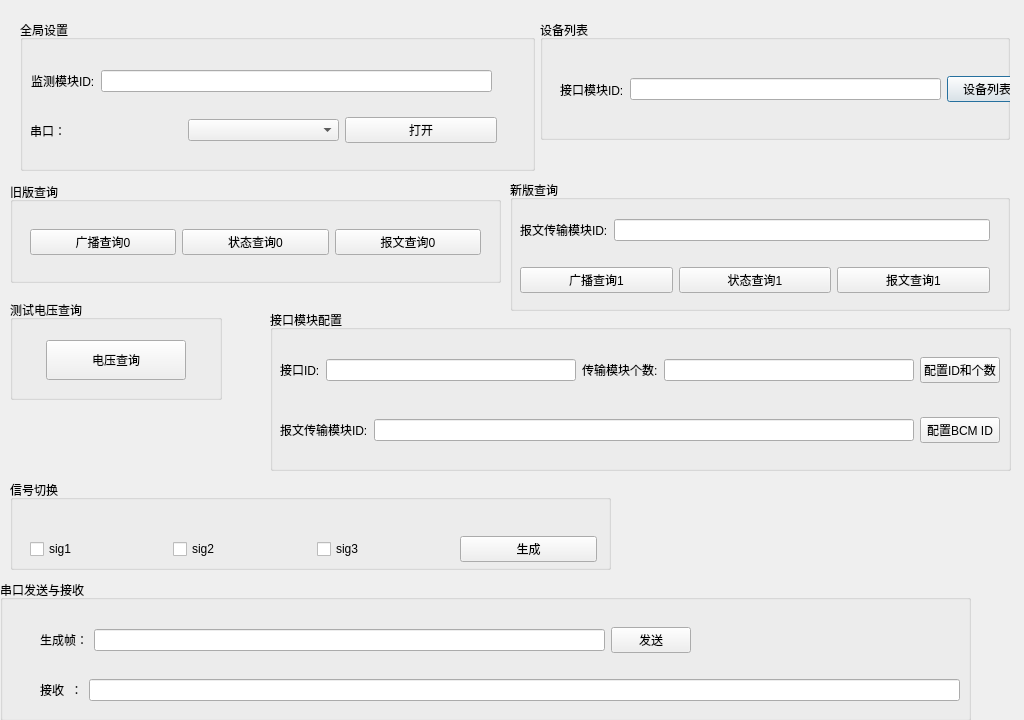
<?xml version="1.0" encoding="UTF-8"?>
<ui version="4.0">
 <class>EspTester</class>
 <widget class="QDialog" name="EspTester">
  <property name="geometry">
   <rect>
    <x>0</x>
    <y>0</y>
    <width>1024</width>
    <height>720</height>
   </rect>
  </property>
  <property name="windowTitle">
   <string>Dialog</string>
  </property>
  <widget class="QGroupBox" name="groupBox">
   <property name="geometry">
    <rect>
     <x>540</x>
     <y>20</y>
     <width>470</width>
     <height>120</height>
    </rect>
   </property>
   <property name="title">
    <string>设备列表</string>
   </property>
   <widget class="QWidget" name="">
    <property name="geometry">
     <rect>
      <x>20</x>
      <y>40</y>
      <width>467</width>
      <height>59</height>
     </rect>
    </property>
    <layout class="QHBoxLayout" name="horizontalLayout_3">
     <item>
      <widget class="QLabel" name="label_6">
       <property name="text">
        <string>接口模块ID:</string>
       </property>
      </widget>
     </item>
     <item>
      <widget class="QLineEdit" name="itfid_edit"/>
     </item>
     <item>
      <widget class="QPushButton" name="set_dev_list_btn">
       <property name="text">
        <string>设备列表</string>
       </property>
      </widget>
     </item>
    </layout>
   </widget>
   <zorder>splitter</zorder>
   <zorder>groupBox_2</zorder>
  </widget>
  <widget class="QGroupBox" name="groupBox_2">
   <property name="geometry">
    <rect>
     <x>20</x>
     <y>20</y>
     <width>515</width>
     <height>151</height>
    </rect>
   </property>
   <property name="title">
    <string>全局设置</string>
   </property>
   <widget class="QWidget" name="">
    <property name="geometry">
     <rect>
      <x>11</x>
      <y>41</y>
      <width>461</width>
      <height>40</height>
     </rect>
    </property>
    <layout class="QHBoxLayout" name="horizontalLayout">
     <item>
      <widget class="QLabel" name="label_5">
       <property name="text">
        <string>监测模块ID:</string>
       </property>
      </widget>
     </item>
     <item>
      <widget class="QLineEdit" name="monitorid_edit"/>
     </item>
    </layout>
   </widget>
   <widget class="QWidget" name="">
    <property name="geometry">
     <rect>
      <x>10</x>
      <y>90</y>
      <width>467</width>
      <height>41</height>
     </rect>
    </property>
    <layout class="QHBoxLayout" name="horizontalLayout_2">
     <item>
      <widget class="QLabel" name="label">
       <property name="text">
        <string>串口：</string>
       </property>
      </widget>
     </item>
     <item>
      <widget class="QComboBox" name="comsel_combox"/>
     </item>
     <item>
      <widget class="QPushButton" name="com_open">
       <property name="text">
        <string>打开</string>
       </property>
      </widget>
     </item>
    </layout>
   </widget>
  </widget>
  <widget class="QWidget" name="layoutWidget">
   <property name="geometry">
    <rect>
     <x>0</x>
     <y>0</y>
     <width>2</width>
     <height>2</height>
    </rect>
   </property>
   <layout class="QVBoxLayout" name="verticalLayout"/>
  </widget>
  <widget class="QWidget" name="layoutWidget">
   <property name="geometry">
    <rect>
     <x>0</x>
     <y>0</y>
     <width>2</width>
     <height>2</height>
    </rect>
   </property>
   <layout class="QVBoxLayout" name="verticalLayout_2"/>
  </widget>
  <widget class="QGroupBox" name="groupBox_3">
   <property name="geometry">
    <rect>
     <x>10</x>
     <y>182</y>
     <width>491</width>
     <height>101</height>
    </rect>
   </property>
   <property name="title">
    <string>旧版查询</string>
   </property>
   <widget class="QWidget" name="">
    <property name="geometry">
     <rect>
      <x>20</x>
      <y>40</y>
      <width>451</width>
      <height>40</height>
     </rect>
    </property>
    <layout class="QHBoxLayout" name="horizontalLayout_4">
     <item>
      <widget class="QPushButton" name="bc_query_btn">
       <property name="text">
        <string>广播查询0</string>
       </property>
      </widget>
     </item>
     <item>
      <widget class="QPushButton" name="staquery0_btn">
       <property name="text">
        <string>状态查询0</string>
       </property>
      </widget>
     </item>
     <item>
      <widget class="QPushButton" name="bwquery0_btn">
       <property name="text">
        <string>报文查询0</string>
       </property>
      </widget>
     </item>
    </layout>
   </widget>
  </widget>
  <widget class="QGroupBox" name="groupBox_4">
   <property name="geometry">
    <rect>
     <x>510</x>
     <y>180</y>
     <width>500</width>
     <height>131</height>
    </rect>
   </property>
   <property name="title">
    <string>新版查询</string>
   </property>
   <widget class="QWidget" name="">
    <property name="geometry">
     <rect>
      <x>10</x>
      <y>30</y>
      <width>470</width>
      <height>40</height>
     </rect>
    </property>
    <layout class="QHBoxLayout" name="horizontalLayout_5">
     <item>
      <widget class="QLabel" name="label_2">
       <property name="text">
        <string>报文传输模块ID:</string>
       </property>
      </widget>
     </item>
     <item>
      <widget class="QLineEdit" name="bcmid_edit"/>
     </item>
    </layout>
   </widget>
   <widget class="QWidget" name="">
    <property name="geometry">
     <rect>
      <x>10</x>
      <y>80</y>
      <width>470</width>
      <height>40</height>
     </rect>
    </property>
    <layout class="QHBoxLayout" name="horizontalLayout_6">
     <item>
      <widget class="QPushButton" name="pushButton">
       <property name="text">
        <string>广播查询1</string>
       </property>
      </widget>
     </item>
     <item>
      <widget class="QPushButton" name="staquery1_btn">
       <property name="text">
        <string>状态查询1</string>
       </property>
      </widget>
     </item>
     <item>
      <widget class="QPushButton" name="bwquery1_btn">
       <property name="text">
        <string>报文查询1</string>
       </property>
      </widget>
     </item>
    </layout>
   </widget>
  </widget>
  <widget class="QGroupBox" name="groupBox_5">
   <property name="geometry">
    <rect>
     <x>10</x>
     <y>300</y>
     <width>212</width>
     <height>100</height>
    </rect>
   </property>
   <property name="title">
    <string>测试电压查询</string>
   </property>
   <widget class="QPushButton" name="voltagequery_btn">
    <property name="geometry">
     <rect>
      <x>36</x>
      <y>40</y>
      <width>140</width>
      <height>40</height>
     </rect>
    </property>
    <property name="text">
     <string>电压查询</string>
    </property>
   </widget>
  </widget>
  <widget class="QGroupBox" name="groupBox_7">
   <property name="geometry">
    <rect>
     <x>270</x>
     <y>310</y>
     <width>741</width>
     <height>161</height>
    </rect>
   </property>
   <property name="title">
    <string>接口模块配置</string>
   </property>
   <widget class="QWidget" name="">
    <property name="geometry">
     <rect>
      <x>10</x>
      <y>40</y>
      <width>720</width>
      <height>40</height>
     </rect>
    </property>
    <layout class="QHBoxLayout" name="horizontalLayout_7">
     <item>
      <widget class="QLabel" name="label_7">
       <property name="text">
        <string>接口ID:</string>
       </property>
      </widget>
     </item>
     <item>
      <widget class="QLineEdit" name="itfid_set_edit"/>
     </item>
     <item>
      <widget class="QLabel" name="label_8">
       <property name="text">
        <string>传输模块个数:</string>
       </property>
      </widget>
     </item>
     <item>
      <widget class="QLineEdit" name="bcmcnt_edit"/>
     </item>
     <item>
      <widget class="QPushButton" name="pushButton_2">
       <property name="text">
        <string>配置ID和个数</string>
       </property>
      </widget>
     </item>
    </layout>
   </widget>
   <widget class="QWidget" name="">
    <property name="geometry">
     <rect>
      <x>10</x>
      <y>100</y>
      <width>720</width>
      <height>40</height>
     </rect>
    </property>
    <layout class="QHBoxLayout" name="horizontalLayout_8">
     <item>
      <widget class="QLabel" name="label_9">
       <property name="text">
        <string>报文传输模块ID:</string>
       </property>
      </widget>
     </item>
     <item>
      <widget class="QLineEdit" name="setbcmid_edit"/>
     </item>
     <item>
      <widget class="QPushButton" name="setbcmid_btn">
       <property name="text">
        <string>配置BCM ID</string>
       </property>
      </widget>
     </item>
    </layout>
   </widget>
  </widget>
  <widget class="QGroupBox" name="groupBox_8">
   <property name="geometry">
    <rect>
     <x>10</x>
     <y>480</y>
     <width>601</width>
     <height>90</height>
    </rect>
   </property>
   <property name="title">
    <string>信号切换</string>
   </property>
   <widget class="QWidget" name="">
    <property name="geometry">
     <rect>
      <x>20</x>
      <y>40</y>
      <width>567</width>
      <height>59</height>
     </rect>
    </property>
    <layout class="QHBoxLayout" name="horizontalLayout_9">
     <item>
      <widget class="QCheckBox" name="sig1_chkBox">
       <property name="text">
        <string>sig1</string>
       </property>
      </widget>
     </item>
     <item>
      <widget class="QCheckBox" name="sig2_chkBox">
       <property name="text">
        <string>sig2</string>
       </property>
      </widget>
     </item>
     <item>
      <widget class="QCheckBox" name="sig3_chkBox">
       <property name="text">
        <string>sig3</string>
       </property>
      </widget>
     </item>
     <item>
      <widget class="QPushButton" name="pushButton_3">
       <property name="text">
        <string>生成</string>
       </property>
      </widget>
     </item>
    </layout>
   </widget>
  </widget>
  <widget class="QGroupBox" name="groupBox_6">
   <property name="geometry">
    <rect>
     <x>0</x>
     <y>580</y>
     <width>971</width>
     <height>141</height>
    </rect>
   </property>
   <property name="title">
    <string>串口发送与接收</string>
   </property>
   <widget class="QWidget" name="">
    <property name="geometry">
     <rect>
      <x>40</x>
      <y>40</y>
      <width>651</width>
      <height>40</height>
     </rect>
    </property>
    <layout class="QHBoxLayout" name="horizontalLayout_10">
     <item>
      <widget class="QLabel" name="label_3">
       <property name="text">
        <string>生成帧：</string>
       </property>
      </widget>
     </item>
     <item>
      <widget class="QLineEdit" name="sendedit"/>
     </item>
     <item>
      <widget class="QPushButton" name="send_btn">
       <property name="text">
        <string>发送</string>
       </property>
      </widget>
     </item>
    </layout>
   </widget>
   <widget class="QWidget" name="">
    <property name="geometry">
     <rect>
      <x>40</x>
      <y>90</y>
      <width>920</width>
      <height>40</height>
     </rect>
    </property>
    <layout class="QHBoxLayout" name="horizontalLayout_11">
     <item>
      <widget class="QLabel" name="label_4">
       <property name="text">
        <string>接收  ：</string>
       </property>
      </widget>
     </item>
     <item>
      <widget class="QLineEdit" name="recv_edit"/>
     </item>
    </layout>
   </widget>
  </widget>
  <zorder>groupBox</zorder>
  <zorder>groupBox_2</zorder>
  <zorder>layoutWidget</zorder>
  <zorder>layoutWidget</zorder>
  <zorder>groupBox_3</zorder>
  <zorder>groupBox_4</zorder>
  <zorder>groupBox_5</zorder>
  <zorder>groupBox_6</zorder>
  <zorder>groupBox_7</zorder>
  <zorder>groupBox_8</zorder>
  <zorder>groupBox_6</zorder>
 </widget>
 <tabstops>
  <tabstop>monitorid_edit</tabstop>
  <tabstop>comsel_combox</tabstop>
  <tabstop>com_open</tabstop>
  <tabstop>itfid_edit</tabstop>
  <tabstop>set_dev_list_btn</tabstop>
  <tabstop>bc_query_btn</tabstop>
  <tabstop>staquery0_btn</tabstop>
  <tabstop>bwquery0_btn</tabstop>
  <tabstop>pushButton</tabstop>
  <tabstop>staquery1_btn</tabstop>
  <tabstop>bwquery1_btn</tabstop>
  <tabstop>voltagequery_btn</tabstop>
  <tabstop>sendedit</tabstop>
  <tabstop>send_btn</tabstop>
  <tabstop>recv_edit</tabstop>
 </tabstops>
 <resources/>
 <connections>
  <connection>
   <sender>comsel_combox</sender>
   <signal>activated(int)</signal>
   <receiver>EspTester</receiver>
   <slot>onComSel()</slot>
   <hints>
    <hint type="sourcelabel">
     <x>420</x>
     <y>170</y>
    </hint>
    <hint type="destinationlabel">
     <x>790</x>
     <y>78</y>
    </hint>
   </hints>
  </connection>
  <connection>
   <sender>staquery0_btn</sender>
   <signal>clicked()</signal>
   <receiver>EspTester</receiver>
   <slot>onSta0BtnClicked()</slot>
   <hints>
    <hint type="sourcelabel">
     <x>499</x>
     <y>390</y>
    </hint>
    <hint type="destinationlabel">
     <x>881</x>
     <y>225</y>
    </hint>
   </hints>
  </connection>
  <connection>
   <sender>com_open</sender>
   <signal>clicked()</signal>
   <receiver>EspTester</receiver>
   <slot>open()</slot>
   <hints>
    <hint type="sourcelabel">
     <x>627</x>
     <y>185</y>
    </hint>
    <hint type="destinationlabel">
     <x>1793</x>
     <y>172</y>
    </hint>
   </hints>
  </connection>
  <connection>
   <sender>send_btn</sender>
   <signal>clicked()</signal>
   <receiver>EspTester</receiver>
   <slot>send()</slot>
   <hints>
    <hint type="sourcelabel">
     <x>1840</x>
     <y>1210</y>
    </hint>
    <hint type="destinationlabel">
     <x>1672</x>
     <y>391</y>
    </hint>
   </hints>
  </connection>
  <connection>
   <sender>monitorid_edit</sender>
   <signal>textChanged(QString)</signal>
   <receiver>EspTester</receiver>
   <slot>OnMonitorIDChange()</slot>
   <hints>
    <hint type="sourcelabel">
     <x>364</x>
     <y>117</y>
    </hint>
    <hint type="destinationlabel">
     <x>367</x>
     <y>40</y>
    </hint>
   </hints>
  </connection>
  <connection>
   <sender>itfid_edit</sender>
   <signal>textChanged(QString)</signal>
   <receiver>EspTester</receiver>
   <slot>OnItfIDChange()</slot>
   <hints>
    <hint type="sourcelabel">
     <x>1296</x>
     <y>155</y>
    </hint>
    <hint type="destinationlabel">
     <x>1350</x>
     <y>33</y>
    </hint>
   </hints>
  </connection>
  <connection>
   <sender>set_dev_list_btn</sender>
   <signal>clicked()</signal>
   <receiver>EspTester</receiver>
   <slot>OnSetDevListBtn()</slot>
   <hints>
    <hint type="sourcelabel">
     <x>1495</x>
     <y>149</y>
    </hint>
    <hint type="destinationlabel">
     <x>1662</x>
     <y>37</y>
    </hint>
   </hints>
  </connection>
  <connection>
   <sender>bc_query_btn</sender>
   <signal>clicked()</signal>
   <receiver>EspTester</receiver>
   <slot>OnBcQueryBtnDown()</slot>
   <hints>
    <hint type="sourcelabel">
     <x>219</x>
     <y>412</y>
    </hint>
    <hint type="destinationlabel">
     <x>219</x>
     <y>526</y>
    </hint>
   </hints>
  </connection>
  <connection>
   <sender>bwquery0_btn</sender>
   <signal>clicked()</signal>
   <receiver>EspTester</receiver>
   <slot>OnBWQuery0BtnDown()</slot>
   <hints>
    <hint type="sourcelabel">
     <x>580</x>
     <y>418</y>
    </hint>
    <hint type="destinationlabel">
     <x>583</x>
     <y>533</y>
    </hint>
   </hints>
  </connection>
  <connection>
   <sender>bcmid_edit</sender>
   <signal>textChanged(QString)</signal>
   <receiver>EspTester</receiver>
   <slot>OnBcmIDChange()</slot>
   <hints>
    <hint type="sourcelabel">
     <x>1380</x>
     <y>382</y>
    </hint>
    <hint type="destinationlabel">
     <x>1424</x>
     <y>299</y>
    </hint>
   </hints>
  </connection>
  <connection>
   <sender>pushButton</sender>
   <signal>clicked()</signal>
   <receiver>EspTester</receiver>
   <slot>OnBcQuery1BtnDown()</slot>
   <hints>
    <hint type="sourcelabel">
     <x>963</x>
     <y>462</y>
    </hint>
    <hint type="destinationlabel">
     <x>1149</x>
     <y>544</y>
    </hint>
   </hints>
  </connection>
  <connection>
   <sender>staquery1_btn</sender>
   <signal>clicked()</signal>
   <receiver>EspTester</receiver>
   <slot>onSta1Query1BtnDown()</slot>
   <hints>
    <hint type="sourcelabel">
     <x>1189</x>
     <y>462</y>
    </hint>
    <hint type="destinationlabel">
     <x>1275</x>
     <y>550</y>
    </hint>
   </hints>
  </connection>
  <connection>
   <sender>bwquery1_btn</sender>
   <signal>clicked()</signal>
   <receiver>EspTester</receiver>
   <slot>OnBWQuery1BtnDown()</slot>
   <hints>
    <hint type="sourcelabel">
     <x>1380</x>
     <y>462</y>
    </hint>
    <hint type="destinationlabel">
     <x>1522</x>
     <y>530</y>
    </hint>
   </hints>
  </connection>
  <connection>
   <sender>voltagequery_btn</sender>
   <signal>clicked()</signal>
   <receiver>EspTester</receiver>
   <slot>OnVoltageQueryBtnDown()</slot>
   <hints>
    <hint type="sourcelabel">
     <x>320</x>
     <y>616</y>
    </hint>
    <hint type="destinationlabel">
     <x>342</x>
     <y>678</y>
    </hint>
   </hints>
  </connection>
  <connection>
   <sender>itfid_set_edit</sender>
   <signal>textChanged(QString)</signal>
   <receiver>EspTester</receiver>
   <slot>OnSetItfIDChange()</slot>
   <hints>
    <hint type="sourcelabel">
     <x>990</x>
     <y>612</y>
    </hint>
    <hint type="destinationlabel">
     <x>785</x>
     <y>616</y>
    </hint>
   </hints>
  </connection>
  <connection>
   <sender>bcmcnt_edit</sender>
   <signal>textChanged(QString)</signal>
   <receiver>EspTester</receiver>
   <slot>OnBcmCntChange()</slot>
   <hints>
    <hint type="sourcelabel">
     <x>1665</x>
     <y>622</y>
    </hint>
    <hint type="destinationlabel">
     <x>1660</x>
     <y>472</y>
    </hint>
   </hints>
  </connection>
  <connection>
   <sender>pushButton_2</sender>
   <signal>clicked()</signal>
   <receiver>EspTester</receiver>
   <slot>OnIDCNTConfigBtnDown()</slot>
   <hints>
    <hint type="sourcelabel">
     <x>1890</x>
     <y>625</y>
    </hint>
    <hint type="destinationlabel">
     <x>1997</x>
     <y>625</y>
    </hint>
   </hints>
  </connection>
  <connection>
   <sender>pushButton_3</sender>
   <signal>clicked()</signal>
   <receiver>EspTester</receiver>
   <slot>OnGenSigBtnDown()</slot>
   <hints>
    <hint type="sourcelabel">
     <x>560</x>
     <y>836</y>
    </hint>
    <hint type="destinationlabel">
     <x>563</x>
     <y>923</y>
    </hint>
   </hints>
  </connection>
  <connection>
   <sender>setbcmid_edit</sender>
   <signal>textChanged(QString)</signal>
   <receiver>EspTester</receiver>
   <slot>OnSetBcmIDChange()</slot>
   <hints>
    <hint type="sourcelabel">
     <x>1462</x>
     <y>700</y>
    </hint>
    <hint type="destinationlabel">
     <x>1478</x>
     <y>871</y>
    </hint>
   </hints>
  </connection>
  <connection>
   <sender>setbcmid_btn</sender>
   <signal>clicked()</signal>
   <receiver>EspTester</receiver>
   <slot>OnSetBcmIDBtnDown()</slot>
   <hints>
    <hint type="sourcelabel">
     <x>1898</x>
     <y>688</y>
    </hint>
    <hint type="destinationlabel">
     <x>1900</x>
     <y>874</y>
    </hint>
   </hints>
  </connection>
 </connections>
 <slots>
  <slot>send()</slot>
  <slot>onComSel()</slot>
  <slot>onSta0BtnClicked()</slot>
  <slot>onInEditChange()</slot>
  <slot>OnMonitorIDChange()</slot>
  <slot>OnItfIDChange()</slot>
  <slot>OnSetDevListBtn()</slot>
  <slot>OnBcQueryBtnDown()</slot>
  <slot>OnBWQuery0BtnDown()</slot>
  <slot>OnStaQuery0BtnDown()</slot>
  <slot>OnBcmIDChange()</slot>
  <slot>OnBcQuery1BtnDown()</slot>
  <slot>onSta1Query1BtnDown()</slot>
  <slot>OnBWQuery1BtnDown()</slot>
  <slot>OnVoltageQueryBtnDown()</slot>
  <slot>OnSetItfIDChange()</slot>
  <slot>OnBcmCntChange()</slot>
  <slot>OnIDCNTConfigBtnDown()</slot>
  <slot>OnGenSigBtnDown()</slot>
  <slot>OnSetBcmIDChange()</slot>
  <slot>OnSetBcmIDBtnDown()</slot>
 </slots>
</ui>
